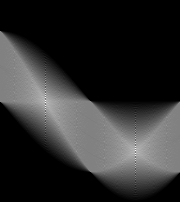
#> input picture trab4/transformada_hough/imgs/output_45.png, 180 x 202 px
$ python fourier.py
#> lines starting #> are read from the running program, lines starting #| are printed output that depends on the picture
from PIL import Image
import numpy as np

img = Image.open("imgs/output_45.png").convert("L")
#> img is the input picture: PIL image 180x202 L; min 0, max 255, mean 45.4
shifted = np.fft.fftshift(np.fft.fft2(np.asarray(img)))

mag = np.hypot(shifted.real, shifted.imag)
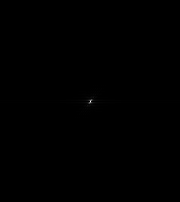
#> mag: shape (202, 180) float64; min 1.39, max 1650259, mean 1268.7; drawn with min black and max white

mag = np.log10(mag)
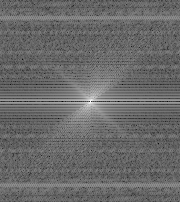
#> mag: shape (202, 180) float64; min 0.142, max 6.22, mean 2.67; drawn with min black and max white
t = 255.0 * mag / mag.max()
img = Image.fromarray(np.uint8(t), 'L')
img.show()
img.save("imgs/fourier_45.png")
